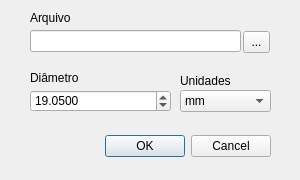
<?xml version="1.0" encoding="UTF-8"?>
<ui version="4.0">
 <class>MainWindow</class>
 <widget class="QMainWindow" name="MainWindow">
  <property name="geometry">
   <rect>
    <x>0</x>
    <y>0</y>
    <width>300</width>
    <height>180</height>
   </rect>
  </property>
  <property name="minimumSize">
   <size>
    <width>300</width>
    <height>180</height>
   </size>
  </property>
  <property name="maximumSize">
   <size>
    <width>300</width>
    <height>180</height>
   </size>
  </property>
  <property name="windowTitle">
   <string>Informe o diâmetro dos condutores</string>
  </property>
  <widget class="QWidget" name="centralwidget">
   <widget class="QDialogButtonBox" name="btnDialog">
    <property name="geometry">
     <rect>
      <x>30</x>
      <y>130</y>
      <width>241</width>
      <height>32</height>
     </rect>
    </property>
    <property name="orientation">
     <enum>Qt::Horizontal</enum>
    </property>
    <property name="standardButtons">
     <set>QDialogButtonBox::Cancel|QDialogButtonBox::Ok</set>
    </property>
   </widget>
   <widget class="QLabel" name="lblUnidades">
    <property name="geometry">
     <rect>
      <x>180</x>
      <y>70</y>
      <width>91</width>
      <height>21</height>
     </rect>
    </property>
    <property name="text">
     <string>Unidades</string>
    </property>
   </widget>
   <widget class="QComboBox" name="cbUnidades">
    <property name="geometry">
     <rect>
      <x>180</x>
      <y>90</y>
      <width>91</width>
      <height>22</height>
     </rect>
    </property>
    <item>
     <property name="text">
      <string>mm</string>
     </property>
    </item>
    <item>
     <property name="text">
      <string>cm</string>
     </property>
    </item>
    <item>
     <property name="text">
      <string>m</string>
     </property>
    </item>
   </widget>
   <widget class="QLabel" name="lblDiametro">
    <property name="geometry">
     <rect>
      <x>30</x>
      <y>70</y>
      <width>141</width>
      <height>16</height>
     </rect>
    </property>
    <property name="text">
     <string>Diâmetro</string>
    </property>
   </widget>
   <widget class="QDoubleSpinBox" name="sbDiametro">
    <property name="geometry">
     <rect>
      <x>30</x>
      <y>90</y>
      <width>141</width>
      <height>22</height>
     </rect>
    </property>
    <property name="decimals">
     <number>4</number>
    </property>
    <property name="maximum">
     <double>100.000000000000000</double>
    </property>
    <property name="singleStep">
     <double>0.000500000000000</double>
    </property>
    <property name="value">
     <double>19.050000000000001</double>
    </property>
   </widget>
   <widget class="QLineEdit" name="editArquivo">
    <property name="geometry">
     <rect>
      <x>30</x>
      <y>30</y>
      <width>211</width>
      <height>22</height>
     </rect>
    </property>
   </widget>
   <widget class="QLabel" name="lblArquivo">
    <property name="geometry">
     <rect>
      <x>30</x>
      <y>10</y>
      <width>55</width>
      <height>16</height>
     </rect>
    </property>
    <property name="text">
     <string>Arquivo</string>
    </property>
   </widget>
   <widget class="QToolButton" name="btnArquivo">
    <property name="geometry">
     <rect>
      <x>243</x>
      <y>31</y>
      <width>27</width>
      <height>22</height>
     </rect>
    </property>
    <property name="text">
     <string>...</string>
    </property>
   </widget>
  </widget>
 </widget>
 <resources/>
 <connections/>
</ui>
